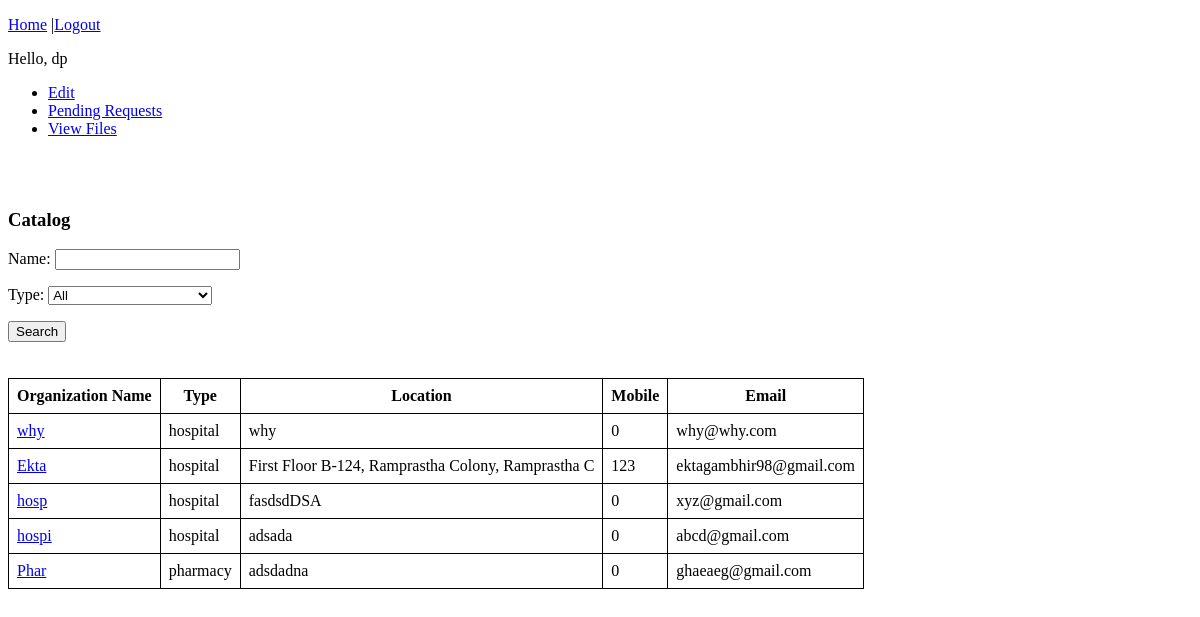
Page /patient_index/ (signed in) on the earlier database version.
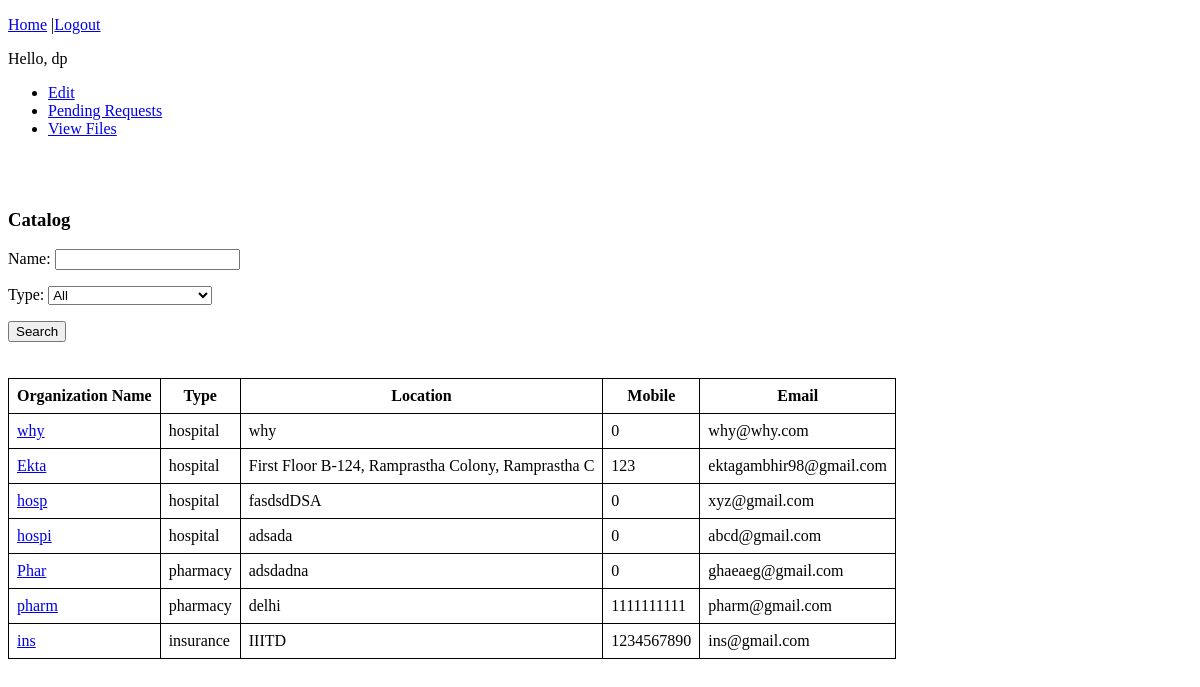
Same page on the later database version.
### accounts/models.py (models this page shows, shortened)
class CustomUser(AbstractBaseUser):
    email = models.EmailField(verbose_name='email',max_length=60,unique=True)
    is_email_verified = models.BooleanField(default=False)
    username = models.CharField(max_length=30,unique=True)
    date_joined = models.DateTimeField(verbose_name='date_joined',auto_now_add=True)
    last_login = models.DateTimeField(verbose_name='last_login',auto_now = True)
    is_admin = models.BooleanField(default=False)
    is_active = models.BooleanField(default=True)
    is_staff = models.BooleanField(default=False)
    is_superuser = models.BooleanField(default=False)
    official_name = models.CharField(max_length=50)
    address = models.CharField(max_length=50)
    mobile = models.IntegerField(default=0)
    is_approved = models.BooleanField(default=False)
    user_type = models.CharField(max_length=30,choices=USER_TYPE)
    USERNAME_FIELD = 'username'
    REQUIRED_FIELDS = ['email','official_name','address','user_type','mobile']
    objects = CustomUserManager()

### accounts/views.py (the view)
# urls.py: path('patient_index/', patient_view, name="patient_index"),#this also has the catalogue search
@login_required(login_url='/login/')
def patient_view(request):
    context = {}
    user=request.user
    if user.user_type != 'patient':
        return redirect('login')
    if request.POST:
        form = OrganizationAndHealthcareProfessionalSearchForm(request.POST)
        if form.is_valid():
            if form.cleaned_data.get('user_type') == 'all':
                users = CustomUser.objects.filter(official_name__contains=form.cleaned_data.get('name')).exclude(user_type="patient")
            else:
                users = CustomUser.objects.filter(official_name__contains=form.cleaned_data.get('name'),user_type = form.cleaned_data.get('user_type')).exclude(user_type="patient")
    else:
        form = OrganizationAndHealthcareProfessionalSearchForm(initial={'user_type':'all'})
        users = CustomUser.objects.exclude(user_type="patient")
    context['org_healthcare_profs'] = users
    context['search_form'] = form
    return render(request, 'patient_index.html',context)

### accounts/forms.py
class OrganizationAndHealthcareProfessionalSearchForm(forms.Form):
    name = forms.CharField(label="Name",max_length=50,required=False)
    USER_TYPE_SEARCH = USER_TYPE.copy()
    USER_TYPE_SEARCH.append(('all','All'))
    USER_TYPE_SEARCH.remove(('patient','Patient'))
    user_type = forms.ChoiceField(label="Type",choices = USER_TYPE_SEARCH,required=False)

### templates/patient_index.html (shortened to what this page needs)
{% extends 'base.html' %}
{% block content %}
<ul>
<li><a href="{%url 'edit'%}">Edit</a></li>
<li><a href="{%url 'cart_name'%}">Pending Requests</a></li>
<li><a href="{%url 'show_file'%}">View Files</a></li>
</ul>
<br>
<div>
<h3> Catalog</h3>
</div>
<form method="post">
    {% for field in search_form%}
        <p>
            {{field.label_tag}}
            {{field}}
        </p>
    {%endfor%}
    <button type="submit">Search</button>
</form>
<br><br>
{%if org_healthcare_profs|length > 0 %}
<table id="table">
    <tr class="header">
      <th >Organization Name</th>
      <th >Type</th>
      <th >Location</th>
      <th >Mobile</th>
      <th >Email</th>
    </tr>
    {%for user in org_healthcare_profs%}
    <tr>
        {%ifequal user.user_type 'hospital' %}
        <td><a href="{%url 'symptoms' user.pk %}">{{user.official_name}}</a></td>
        {%endifequal%}
        {%ifequal user.user_type 'pharmacy'%}
        <td><a href={%url 'userclick' user.pk%}>{{user.official_name}}</a></td>
        {%endifequal%}
        {%ifequal user.user_type 'insurance'%}
        <td><a href={%url 'userclick' user.pk%}>{{user.official_name}}</a></td>
        {%endifequal%}
        <td>{{user.user_type}}</td>
        <td>{{user.address}}</td>
        <td>{{user.mobile}}</td>
        <td>{{user.email}}</td>
      </tr>
    {%endfor%}
</table>
{%else%}
 No results found
{%endif%}
{% endblock %}

Differences in the rows shown:
added CustomUser: official_name "pharm", user_type "pharmacy", address "delhi", mobile "1111111111", email "pharm@gmail.com"
added CustomUser: official_name "ins", user_type "insurance", address "IIITD", mobile "1234567890", email "ins@gmail.com"
